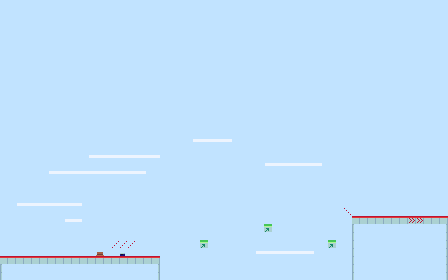

Below is a game level as drawn by its tile map, then a one-line description and the .tmx that defines it (tile-layer data replaced by summaries):
An orthogonal 56x35 tile map with 8x8 px tiles, 2 tile layers (background, graphics), 3 tilesets and 9 objects.

<map version="1.2" tiledversion="1.2.4" orientation="orthogonal" renderorder="left-up" width="56" height="35" tilewidth="8" tileheight="8" infinite="0" nextlayerid="12" nextobjectid="142">
 <tileset firstgid="1" name="tileset_world2" tilewidth="8" tileheight="8" tilecount="64" columns="8">
  <image source="tileset_world2.png" trans="000000" width="64" height="64" />
  <tile id="0">
   <animation>
    <frame tileid="48" duration="230" />
    <frame tileid="32" duration="230" />
   </animation>
  </tile>
 </tileset>
 <tileset firstgid="65" name="hut" tilewidth="8" tileheight="4" tilecount="1" columns="1">
  <image source="hut.png" trans="003039" width="8" height="4" />
 </tileset>
 <tileset firstgid="66" name="tpsl2" tilewidth="5" tileheight="3" tilecount="1" columns="1">
  <image source="tpsl2.png" trans="003039" width="5" height="3" />
 </tileset>
 <layer id="10" name="background" width="56" height="35">
  <data>[1960 cells, 1960 non-empty, 1 distinct tile ids]</data>
 </layer>
 <layer id="11" name="graphics" width="56" height="35">
  <data>[1960 cells, 117 non-empty, 12 distinct tile ids]</data>
 </layer>
 <objectgroup id="3" name="ground">
  <object id="130" x="0" y="256" width="160" height="8" />
  <object id="131" x="0" y="168" width="8" height="88" />
  <object id="136" x="352" y="216" width="96" height="8" />
  <object id="137" x="440" y="128" width="8" height="88" />
 </objectgroup>
 <objectgroup id="4" name="enemies" />
 <objectgroup id="5" name="reload" />
 <objectgroup id="6" name="finish">
  <object id="138" x="408" y="184" width="24" height="32" />
 </objectgroup>
 <objectgroup id="7" name="tpsl2">
  <object id="135" x="112" y="248" width="24" height="8" />
 </objectgroup>
 <objectgroup id="8" name="jumpblock">
  <object id="132" x="200" y="240" width="8" height="8" />
  <object id="140" x="264" y="224" width="8" height="8" />
  <object id="141" x="328" y="240" width="8" height="8" />
 </objectgroup>
 <objectgroup id="9" name="runblock" />
</map>
